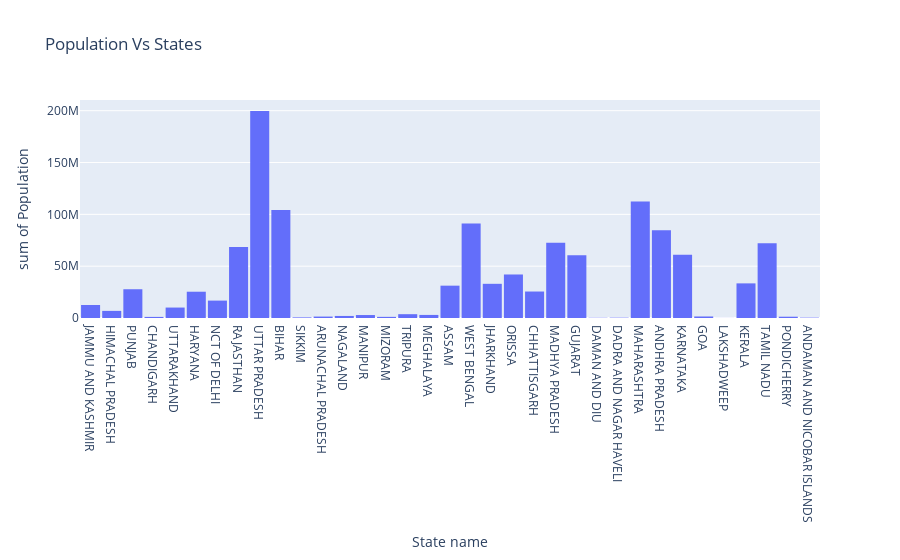

Notebook code cell kept with this figure:
### Markdown cell above
There are many valuable varibles from the above list but for the starter let's select population and state columns.

### Code cell
fig = px.histogram(data, 
                   x="State name", 
                   y = "Population", 
                   title='Population Vs States')
fig.update_layout(bargap=0.1)
fig.show()

### Figure 1 — Plotly figure (JSON) as saved in the notebook; plotly's stock layout.template omitted (floating-point values rounded to 4 significant figures; data arrays with more than 128 entries replaced by an {"elided": "..."} marker saying what was removed)
{"data": [{"alignmentgroup": "True", "bingroup": "x", "histfunc": "sum", "hovertemplate": "State name=%{x}<br>sum of Population=%{y}<extra></extra>", "legendgroup": "", "marker": {"color": "#636efa", "pattern": {"shape": ""}}, "name": "", "offsetgroup": "", "orientation": "v", "showlegend": false, "type": "histogram", "x": {"elided": "640 str values"}, "xaxis": "x", "y": {"elided": "640 int values"}, "yaxis": "y"}], "layout": {"bargap": 0.1, "barmode": "relative", "legend": {"tracegroupgap": 0}, "title": {"text": "Population Vs States"}, "xaxis": {"anchor": "y", "domain": [0, 1], "title": {"text": "State name"}}, "yaxis": {"anchor": "x", "domain": [0, 1], "title": {"text": "sum of Population"}}}}
